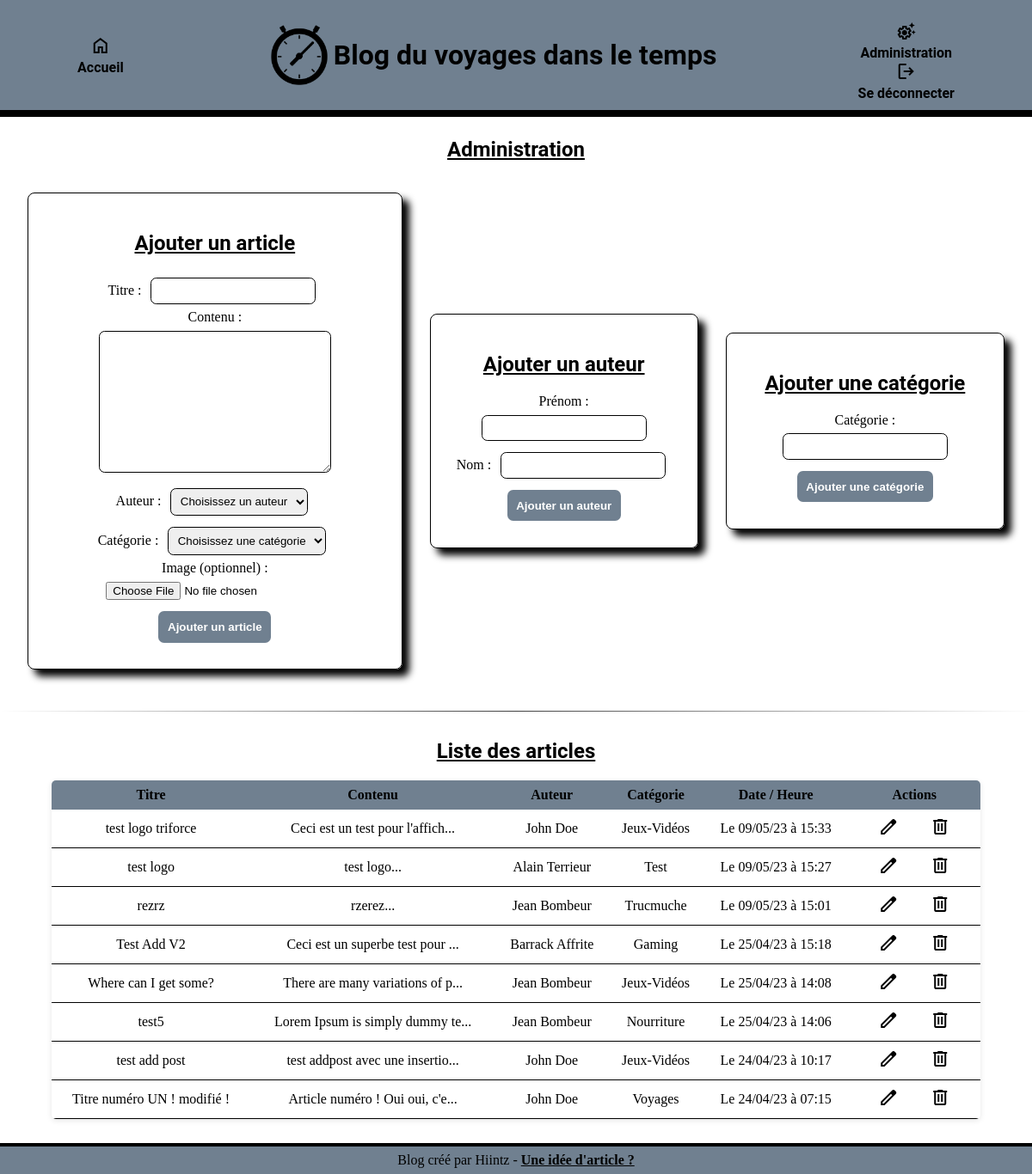
The app's page /administration.php (signed in) with its own data.
### tables this page shows
CREATE TABLE `post` (
  `Id` smallint(5) UNSIGNED NOT NULL,
  `Title` varchar(100) NOT NULL,
  `Contents` text NOT NULL,
  `CreationTimestamp` datetime NOT NULL,
  `Author_Id` tinyint(3) UNSIGNED DEFAULT NULL,
  `Category_Id` tinyint(3) UNSIGNED DEFAULT NULL
);

CREATE TABLE `author` (
  `Id` tinyint(3) UNSIGNED NOT NULL,
  `FirstName` varchar(50) NOT NULL,
  `LastName` varchar(50) NOT NULL
);

CREATE TABLE `category` (
  `Id` tinyint(3) UNSIGNED NOT NULL,
  `Name` varchar(40) NOT NULL
);

### administration.php (the view, shortened to what this page needs)
<!DOCTYPE html>
<html lang="fr">
<head>
    <link rel="stylesheet" href="style.css">
</head>
<body>
    <header>
        <div>
            <a href="index.php"><span class="material-symbols-outlined">home</span><br>Accueil</a>
        </div>
        <div id="titre">
            <img src="img/icone.png" alt="logo">
            <h1>Blog du voyages dans le temps</h1>
        </div>
        <div id="coDeco">
            <?php
            if (isset($_SESSION['login'])) {
                echo '<a href="administration.php"><span class="material-symbols-outlined">settings_suggest</span><br>Administration</a>';
                echo '<a href="deconnexion.php"><span class="material-symbols-outlined">logout</span><br>Se déconnecter</a>';
            } else {
                header('Location: connexion.php');
                echo '<a href="connexion.php"><span class="material-symbols-outlined">login</span><br>Se connecter</a>';
            }
            include('connexionBase.php');
            ?>
        </div>
    </header>
    <main>
        <div>
            <h2 class="firstTitle">Administration</h2>
        </div>
        <div id="addList">
            <div id="addPost">
                <form action="addMulti.php" method="post" id="formAddPost" enctype="multipart/form-data">
                    <h2>Ajouter un article</h2>
                    <div>
                        <label for="title">Titre :</label>
                        <input type="text" name="title" id="title" required>
                    </div>
                    <div>
                        <label for="content">Contenu :</label><br>
                        <textarea name="content" id="content" cols="30" rows="10" required></textarea>
                    </div>
                    <div>
                        <label for="author">Auteur :</label>
                        <?php
                        echo '<select name="author" id="author" required>';
                        echo '<option value="" selected disabled hidden>Choisissez un auteur</option>';
                        echo '</select>';
                        ?>
                    </div>
                    <div>
                        <label for="category">Catégorie :</label>
                        <?php
                        echo '<select name="category" id="category" required>';
                        echo '<option value="" selected disabled hidden>Choisissez une catégorie</option>';
                        echo '</select>';
                        ?>
                    </div>
                    <div>
                        <label for="image">Image (optionnel) :</label>
                        <input type="file" name="image" id="image">
                    </div>
                    <div>
                        <input type="submit" value="Ajouter un article">
                    </div>
                </form>
            </div>
            <div id="addAuthor">
                <form action="addMulti.php" method="post" id="formAddAut">
                    <h2>Ajouter un auteur</h2>
                    <div>
                        <label for="firstName">Prénom :</label>
                        <input type="text" name="firstName" id="firstName" required>
                    </div>
                    <div>
                        <label for="lastName">Nom :</label>
                        <input type="text" name="lastName" id="lastName" required>
                    </div>
                    <div>
                        <input type="submit" value="Ajouter un auteur">
                    </div>
                </form>
            </div>
            <div id="addCategory">
                <form action="addMulti.php" method="post" id="formAddCat">
                    <h2>Ajouter une catégorie</h2>
                    <div>
                        <label for="name">Catégorie :</label>
                        <input type="text" name="name" id="name" required>
                    </div>
                    <div>
                        <input type="submit" value="Ajouter une catégorie">
                    </div>
                </form>
            </div>
        </div>
        <hr>
        <div>
            <h2>Liste des articles</h2>
        </div>
        <div id="listPost">
            <?php
            $requete = "SELECT p.*, a.FirstName, a.LastName, c.Name
            FROM post p
            LEFT JOIN author a ON a.Id=p.Author_Id
            LEFT JOIN category c ON c.Id=p.Category_Id
            ORDER BY CreationTimestamp DESC";
            $execute = $pdo->query($requete);
            echo '<table>';
            echo '<thead>';
            echo '<tr>';
            echo '<th>Titre</th>';
            echo '<th>Contenu</th>';
            echo '<th>Auteur</th>';
            echo '<th>Catégorie</th>';
            echo '<th>Date / Heure</th>';
            echo '<th>Actions</th>';
            echo '</tr>';
            echo '</thead>';
            echo '<tbody>';
            while ($data = $execute->fetch(PDO::FETCH_ASSOC)) {
                echo '<tr>';
                echo '<td>' . $data['Title'] . '</td>';
                $content = substr($data['Contents'], 0, 30) . '...';
                echo '<td title="' . $data['Contents'] . '">' . $content . '</td>';
                echo '<td>' . $data['FirstName'] . " " . $data['LastName'] . '</td>';
                echo '<td>' . $data['Name'] . '</td>';
                $date = date('d/m/y', strtotime($data['CreationTimestamp']));
                $heure = date('H:i', strtotime($data['CreationTimestamp']));
                echo '<td>Le ' . $date . ' à ' . $heure . '</td>';
                echo '<td>
                <a href="modification.php?id=' . $data['Id'] . '"><span class="material-symbols-outlined">edit</span></a>
                <a href="suppression.php?id=' . $data['Id'] . '"><span class="material-symbols-outlined">delete</span></a>
                </td>';
                echo '</tr>';
            }
            echo '</tbody>';
            echo '</table>';
            ?>
    </main>
    <footer>
        <p>Blog créé par Hiintz - <a href="mailto:contact@mail.fr">Une idée d'article ?</a></p>
    </footer>
</body>
</html>

### style.css (style rules this page uses)
html, body { margin: 0; padding: 0; }
header { text-align: center; display: flex; justify-content:space-around; align-items: center; background-color:slategray; height: 8em; border-bottom: 0.5em solid black; position: fixed; top: 0; width: 100%; }
header div { display: flex; flex-direction: row; align-items: center; justify-content: space-evenly; margin: 1em; }
#titre { display: flex; }
#coDeco { display: flex; flex-direction: column; align-items: center; justify-content: space-evenly; margin: 1em; height: 5em; }
header img { width: 5em; height: 5em; object-fit: cover; }
div a { margin-left: 1em; margin-right: 1em; text-decoration: none; color: black; font-family: 'Roboto', sans-serif; font-weight: bold; }
main { margin-top: 7em; margin-bottom: 4em; }
h1 { font-size: 2rem; font-family: 'Roboto', sans-serif; }
h2 { font-size: 1.5rem; font-family: 'Roboto', sans-serif; text-align: center; text-decoration: underline; }
footer { text-align: center; display: flex; justify-content: center; align-items: center; background-color: slategray; height: 2em; border-top: 0.25em solid black; position: fixed; bottom: 0; width: 100%; }
footer a { color: black; font-weight: bold; }
#addList { display: flex; justify-content: space-around; align-items: center; margin: 1em; }
#addPost, #addAuthor, #addCategory { display: flex; flex-direction: column; align-items: center; margin: 1em; border: 0.1em solid black; border-radius: 0.5em; box-shadow: 0.5em 0.5em 0.5em black; padding: 0.5em; }
#formModif, #formDel, #formAddPost, #formAddAut, #formAddCat { display: flex; flex-direction: column; align-items: center; margin: 1em; text-align: center; }
form input, form textarea, form select { margin: 0.5em; }
table { border-collapse: collapse; width: 90%; margin: 0 auto; text-align: center; border-radius: 5px; overflow: hidden; box-shadow: 0 2px 6px rgba(0, 0, 0, 0.1); }
th { background-color:slategrey; font-weight: bold; padding: 8px; }
td { border-bottom: 1px solid black; padding: 8px; }
td a { text-decoration: none; color: black; font-weight: bold; }
.firstTitle { padding-top: 2em; }
input[type='submit'] { background-color: slategray; color: white; border: none; border-radius: 0.5em; padding: 0.8em; margin: 0.5em; font-weight: bold; }
input[type='text'], input[type='password'], select, textarea { border: 0.1em solid black; border-radius: 0.5em; padding: 0.5em; margin: 0.5em; }
hr { border: 0; height: 1px; background-image: linear-gradient(to right, rgba(0, 0, 0, 0), rgba(0, 0, 0, 0.75), rgba(0, 0, 0, 0)); margin: 2em 0; }

### records on screen
post: Title "test logo triforce", Contents "Ceci est un test pour l'affich...", Author_Id.FirstName "John", Author_Id.LastName "Doe", Category_Id.Name "Jeux-Vidéos", CreationTimestamp "09/05/23", CreationTimestamp "15:33"
post: Title "test logo", Contents "test logo...", Author_Id.FirstName "Alain", Author_Id.LastName "Terrieur", Category_Id.Name "Test", CreationTimestamp "09/05/23", CreationTimestamp "15:27"
post: Title "rezrz", Contents "rzerez...", Author_Id.FirstName "Jean", Author_Id.LastName "Bombeur", Category_Id.Name "Trucmuche", CreationTimestamp "09/05/23", CreationTimestamp "15:01"
post: Title "Test Add V2", Contents "Ceci est un superbe test pour ...", Author_Id.FirstName "Barrack", Author_Id.LastName "Affrite", Category_Id.Name "Gaming", CreationTimestamp "25/04/23", CreationTimestamp "15:18"
post: Title "Where can I get some?", Contents "There are many variations of p...", Author_Id.FirstName "Jean", Author_Id.LastName "Bombeur", Category_Id.Name "Jeux-Vidéos", CreationTimestamp "25/04/23", CreationTimestamp "14:08"
post: Title "test5", Contents "Lorem Ipsum is simply dummy te...", Author_Id.FirstName "Jean", Author_Id.LastName "Bombeur", Category_Id.Name "Nourriture", CreationTimestamp "25/04/23", CreationTimestamp "14:06"
post: Title "test add post", Contents "test addpost avec une insertio...", Author_Id.FirstName "John", Author_Id.LastName "Doe", Category_Id.Name "Jeux-Vidéos", CreationTimestamp "24/04/23", CreationTimestamp "10:17"
post: Title "Titre numéro UN ! modifié !", Contents "Article numéro ! Oui oui, c'e...", Author_Id.FirstName "John", Author_Id.LastName "Doe", Category_Id.Name "Voyages", CreationTimestamp "24/04/23", CreationTimestamp "07:15"
